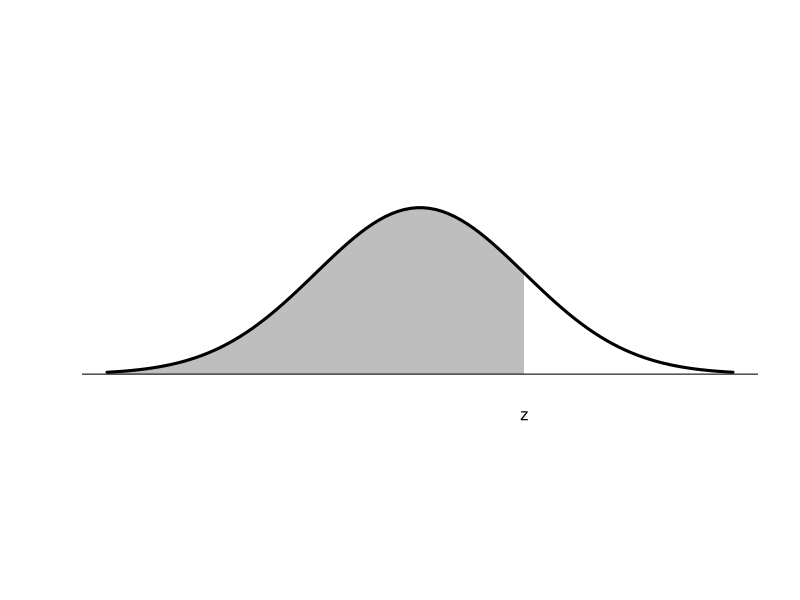

Recreate this plot in R.
pdf(file="gaussian_diagram.pdf",width=5,height=3)
n <- 100 # smoothness
x <- seq(from=-3,to=3,len=n)
plot(x,dnorm(x),axes=FALSE,xlab='',ylab='',lwd=3,type='n',asp=4,xlim=c(-3,3))

x <- seq(from=-3,to=1,len=n)
polygon(x=c(x,rev(x)),y=c(rep(0,n),dnorm(rev(x))),col='gray',border=NA)

x <- seq(from=-3,to=3,len=n)
points(x,dnorm(x),type='l',lwd=3)
abline(0,0)
par(xpd=TRUE)
text(1,-0.1,'z')

dev.off()
